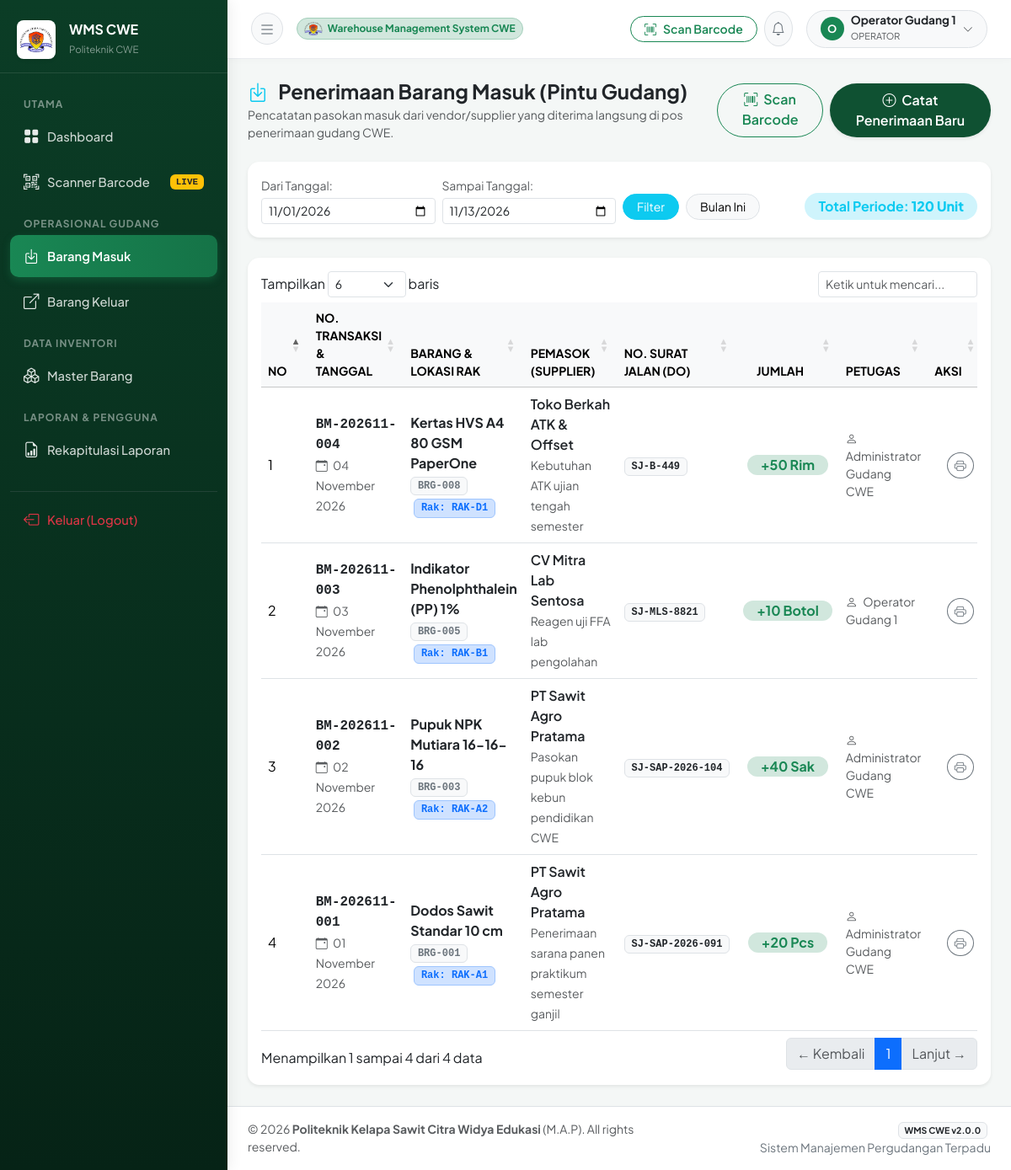
Page /modules/barang_masuk/index.php (signed in) on the committed database.
### tables this page shows
CREATE TABLE IF NOT EXISTS `barang_masuk` (
  `id` INT AUTO_INCREMENT PRIMARY KEY,
  `no_transaksi` VARCHAR(50) NOT NULL UNIQUE,
  `id_barang` INT NOT NULL,
  `id_supplier` INT DEFAULT NULL,
  `jumlah` INT NOT NULL,
  `tanggal_masuk` DATE NOT NULL,
  `no_surat_jalan` VARCHAR(100) DEFAULT NULL,
  `keterangan` TEXT DEFAULT NULL,
  `user_id` INT NOT NULL,
  `created_at` DATETIME DEFAULT CURRENT_TIMESTAMP,
  FOREIGN KEY (`id_barang`) REFERENCES `barang`(`id`) ON DELETE CASCADE ON UPDATE CASCADE,
  FOREIGN KEY (`id_supplier`) REFERENCES `supplier`(`id`) ON DELETE SET NULL ON UPDATE CASCADE,
  FOREIGN KEY (`user_id`) REFERENCES `users`(`id`) ON DELETE RESTRICT ON UPDATE CASCADE
);

CREATE TABLE IF NOT EXISTS `barang` (
  `id` INT AUTO_INCREMENT PRIMARY KEY,
  `kode_barang` VARCHAR(30) NOT NULL UNIQUE,
  `barcode` VARCHAR(60) NOT NULL UNIQUE,
  `nama_barang` VARCHAR(150) NOT NULL,
  `id_kategori` INT NOT NULL,
  `id_satuan` INT NOT NULL,
  `id_rak` INT NOT NULL,
  `stok` INT NOT NULL DEFAULT 0,
  `stok_minimum` INT NOT NULL DEFAULT 5,
  `spesifikasi` TEXT DEFAULT NULL,
  `foto` VARCHAR(255) DEFAULT NULL,
  `created_at` DATETIME DEFAULT CURRENT_TIMESTAMP,
  `updated_at` DATETIME DEFAULT CURRENT_TIMESTAMP ON UPDATE CURRENT_TIMESTAMP,
  FOREIGN KEY (`id_kategori`) REFERENCES `kategori`(`id`) ON DELETE RESTRICT ON UPDATE CASCADE,
  FOREIGN KEY (`id_satuan`) REFERENCES `satuan`(`id`) ON DELETE RESTRICT ON UPDATE CASCADE,
  FOREIGN KEY (`id_rak`) REFERENCES `rak`(`id`) ON DELETE RESTRICT ON UPDATE CASCADE
);

CREATE TABLE IF NOT EXISTS `rak` (
  `id` INT AUTO_INCREMENT PRIMARY KEY,
  `kode_rak` VARCHAR(30) NOT NULL UNIQUE,
  `nama_rak` VARCHAR(100) NOT NULL,
  `kapasitas` VARCHAR(50) DEFAULT NULL,
  `keterangan` TEXT DEFAULT NULL,
  `created_at` DATETIME DEFAULT CURRENT_TIMESTAMP
);

CREATE TABLE IF NOT EXISTS `supplier` (
  `id` INT AUTO_INCREMENT PRIMARY KEY,
  `nama_supplier` VARCHAR(120) NOT NULL,
  `kontak_person` VARCHAR(100) DEFAULT NULL,
  `telepon` VARCHAR(25) DEFAULT NULL,
  `email` VARCHAR(100) DEFAULT NULL,
  `alamat` TEXT DEFAULT NULL,
  `created_at` DATETIME DEFAULT CURRENT_TIMESTAMP
);

CREATE TABLE IF NOT EXISTS `satuan` (
  `id` INT AUTO_INCREMENT PRIMARY KEY,
  `nama_satuan` VARCHAR(50) NOT NULL,
  `keterangan` VARCHAR(100) DEFAULT NULL,
  `created_at` DATETIME DEFAULT CURRENT_TIMESTAMP
);

CREATE TABLE IF NOT EXISTS `users` (
  `id` INT AUTO_INCREMENT PRIMARY KEY,
  `nama` VARCHAR(100) NOT NULL,
  `username` VARCHAR(50) NOT NULL UNIQUE,
  `password` VARCHAR(255) NOT NULL,
  `role` ENUM('admin', 'operator') NOT NULL DEFAULT 'operator',
  `telepon` VARCHAR(20) DEFAULT NULL,
  `email` VARCHAR(100) DEFAULT NULL,
  `created_at` DATETIME DEFAULT CURRENT_TIMESTAMP,
  `updated_at` DATETIME DEFAULT CURRENT_TIMESTAMP ON UPDATE CURRENT_TIMESTAMP
);

### helpers/format.php (called while the page is built, shortened)
<?php
if (!function_exists('format_tanggal')) {
    function format_tanggal(?string $date, bool $include_time = false): string {
        $timestamp = strtotime($date);
        $bulan_indo = [
            1 => 'Januari', 'Februari', 'Maret', 'April', 'Mei', 'Juni',
            'Juli', 'Agustus', 'September', 'Oktober', 'November', 'Desember'
        ];
        $hari = date('d', $timestamp);
        $bulan = $bulan_indo[(int)date('m', $timestamp)];
        $tahun = date('Y', $timestamp);
        $result = "{$hari} {$bulan} {$tahun}";
        return $result;
    }
}

### modules/barang_masuk/index.php (the view, shortened to what this page needs)
<?php
require_once __DIR__ . '/../../config/database.php';
require_once __DIR__ . '/../../helpers/format.php';
$tgl_mulai = $_GET['tgl_mulai'] ?? date('Y-m-01');
$tgl_selesai = $_GET['tgl_selesai'] ?? date('Y-m-d');
$stmt = $pdo->prepare("
    SELECT
        bm.*,
        b.kode_barang, b.nama_barang, b.barcode,
        s.nama_satuan,
        r.kode_rak, r.nama_rak,
        sup.nama_supplier,
        u.nama as nama_user
    FROM barang_masuk bm
    JOIN barang b ON bm.id_barang = b.id
    JOIN satuan s ON b.id_satuan = s.id
    JOIN rak r ON b.id_rak = r.id
    LEFT JOIN supplier sup ON bm.id_supplier = sup.id
    JOIN users u ON bm.user_id = u.id
    WHERE bm.tanggal_masuk BETWEEN ? AND ?
    ORDER BY bm.id DESC
");
$stmt->execute([$tgl_mulai, $tgl_selesai]);
$transaksi_list = $stmt->fetchAll();
$total_unit_periode = 0;
foreach ($transaksi_list as $row) {
    $total_unit_periode += $row['jumlah'];
}
require_once __DIR__ . '/../../layout/header.php';
require_once __DIR__ . '/../../layout/sidebar.php';
?>
<div id="content-wrapper">
    <?php require_once __DIR__ . '/../../layout/navbar.php'; ?>
    <main class="container-fluid px-4 py-4">
        <div class="d-flex flex-column flex-md-row justify-content-between align-items-md-center mb-4">
            <div>
                <h4 class="fw-bold mb-1 text-dark"><i class="bi bi-box-arrow-in-down text-info me-2"></i> Penerimaan Barang Masuk (Pintu Gudang)</h4>
                <p class="text-muted small mb-0">Pencatatan pasokan masuk dari vendor/supplier yang diterima langsung di pos penerimaan gudang CWE.</p>
            </div>
            <div class="mt-3 mt-md-0 d-flex gap-2">
                <a href="<?= BASE_URL ?>modules/scanner/index.php" class="btn btn-outline-success rounded-pill fw-semibold">
                    <i class="bi bi-upc-scan me-1"></i> Scan Barcode
                </a>
                <a href="<?= BASE_URL ?>modules/barang_masuk/tambah.php" class="btn btn-cwe-primary rounded-pill shadow-sm">
                    <i class="bi bi-plus-circle me-1"></i> Catat Penerimaan Baru
                </a>
            </div>
        </div>
        <div class="card shadow-sm mb-4">
            <div class="card-body py-3">
                <form action="" method="GET" class="row g-2 align-items-center">
                    <div class="col-md-3">
                        <label class="form-label small text-muted mb-1">Dari Tanggal:</label>
                        <input type="date" name="tgl_mulai" class="form-control form-control-sm" value="<?= htmlspecialchars($tgl_mulai) ?>">
                    </div>
                    <div class="col-md-3">
                        <label class="form-label small text-muted mb-1">Sampai Tanggal:</label>
                        <input type="date" name="tgl_selesai" class="form-control form-control-sm" value="<?= htmlspecialchars($tgl_selesai) ?>">
                    </div>
                    <div class="col-md-3 d-flex align-items-end gap-2 pt-md-3">
                        <button type="submit" class="btn btn-sm btn-info text-white rounded-pill px-3">Filter</button>
                        <a href="<?= BASE_URL ?>modules/barang_masuk/index.php" class="btn btn-sm btn-light border rounded-pill px-3">Bulan Ini</a>
                    </div>
                    <div class="col-md-3 text-md-end pt-md-3">
                        <span class="badge bg-info-subtle text-info fs-6 px-3 py-2 rounded-pill">
                            Total Periode: <strong><?= number_format($total_unit_periode) ?> Unit</strong>
                        </span>
                    </div>
                </form>
            </div>
        </div>
        <div class="card shadow-sm">
            <div class="card-body">
                <div class="table-responsive">
                    <table class="table table-hover align-middle datatable">
                        <thead class="table-light small text-uppercase">
                            <tr>
                                <th style="width: 40px;">No</th>
                                <th>No. Transaksi & Tanggal</th>
                                <th>Barang & Lokasi Rak</th>
                                <th>Pemasok (Supplier)</th>
                                <th>No. Surat Jalan (DO)</th>
                                <th class="text-center" style="width: 100px;">Jumlah</th>
                                <th>Petugas</th>
                                <th class="text-end" style="width: 110px;">Aksi</th>
                            </tr>
                        </thead>
                        <tbody>
                            <?php $no = 1; foreach ($transaksi_list as $t): ?>
                                <tr>
                                    <td><?= $no++ ?></td>
                                    <td>
                                        <div class="fw-bold text-dark font-monospace"><?= htmlspecialchars($t['no_transaksi']) ?></div>
                                        <small class="text-muted"><i class="bi bi-calendar-event me-1"></i> <?= format_tanggal($t['tanggal_masuk']) ?></small>
                                    </td>
                                    <td>
                                        <div class="fw-bold text-dark"><?= htmlspecialchars($t['nama_barang']) ?></div>
                                        <small class="badge bg-light text-secondary border font-monospace"><?= htmlspecialchars($t['kode_barang']) ?></small>
                                        <span class="badge bg-primary-subtle text-primary border border-primary-subtle font-monospace ms-1">
                                            Rak: <?= htmlspecialchars($t['kode_rak']) ?>
                                        </span>
                                    </td>
                                    <td>
                                        <div class="fw-semibold text-dark"><?= htmlspecialchars($t['nama_supplier'] ?? 'Penerimaan Langsung') ?></div>
                                        <small class="text-muted"><?= htmlspecialchars($t['keterangan'] ?? '-') ?></small>
                                    </td>
                                    <td>
                                        <span class="badge bg-light text-dark border font-monospace"><?= htmlspecialchars($t['no_surat_jalan'] ?? '-') ?></span>
                                    </td>
                                    <td class="text-center">
                                        <span class="badge bg-success-subtle text-success fs-6 fw-bold px-3 py-1 rounded-pill">
                                            +<?= number_format($t['jumlah']) ?> <?= htmlspecialchars($t['nama_satuan']) ?>
                                        </span>
                                    </td>
                                    <td class="small text-muted">
                                        <i class="bi bi-person me-1"></i> <?= htmlspecialchars($t['nama_user']) ?>
                                    </td>
                                    <td class="text-end">
                                        <a href="<?= BASE_URL ?>modules/barang_masuk/cetak_nota.php?id=<?= $t['id'] ?>" target="_blank" class="btn btn-sm btn-outline-secondary rounded-circle me-1" title="Cetak Bukti Penerimaan">
                                            <i class="bi bi-printer"></i>
                                        </a>
                                    </td>
                                </tr>
                            <?php endforeach; ?>
                        </tbody>
                    </table>
                </div>
            </div>
        </div>
    </main>
<?php require_once __DIR__ . '/../../layout/footer.php'; ?>

### layout/header.php (style rules this page uses)
:root { --primary-cwe: #0f5132; --primary-cwe-hover: #0a3622; --primary-cwe-light: #d1e7dd; --accent-gold: #d4a373; --sidebar-bg: #0b3d26; --sidebar-text: #e9ecef; --sidebar-active: #198754; --card-radius: 14px; }
html, body { height: 100%; margin: 0; padding: 0; overflow: hidden; max-width: 100vw; }
body { font-family: 'Plus Jakarta Sans', sans-serif; background-color: #f4f7f6; color: #2b2f33; height: 100vh; }
#content-wrapper { flex: 1 1 0%; height: 100vh; display: flex; flex-direction: column; min-width: 0; background-color: #f4f7f6; overflow-y: auto; overflow-x: hidden; position: relative; }
#content-wrapper > main { flex: 1 0 auto; }
.card { border: none; border-radius: var(--card-radius); box-shadow: 0 3px 12px rgba(0, 0, 0, 0.04); transition: transform 0.2s ease, box-shadow 0.2s ease; }
.btn-cwe-primary { background-color: #0f5132; color: #ffffff; border: none; font-weight: 600; padding: 0.5rem 1.25rem; border-radius: 8px; transition: all 0.2s; }
.table-responsive { -webkit-overflow-scrolling: touch; }

### rows in the picture
barang_masuk: no_transaksi "BM-202611-004", tanggal_masuk "04 November 2026", id_barang.nama_barang "Kertas HVS A4 80 GSM PaperOne", id_barang.kode_barang "BRG-008", rak.kode_rak "RAK-D1", id_supplier.nama_supplier "Toko Berkah ATK & Offset", keterangan "Kebutuhan ATK ujian tengah semester", no_surat_jalan "SJ-B-449", jumlah "50", satuan.nama_satuan "Rim", user.nama "Administrator Gudang CWE"
barang_masuk: no_transaksi "BM-202611-003", tanggal_masuk "03 November 2026", id_barang.nama_barang "Indikator Phenolphthalein (PP) 1%", id_barang.kode_barang "BRG-005", rak.kode_rak "RAK-B1", id_supplier.nama_supplier "CV Mitra Lab Sentosa", keterangan "Reagen uji FFA lab pengolahan", no_surat_jalan "SJ-MLS-8821", jumlah "10", satuan.nama_satuan "Botol", user.nama "Operator Gudang 1"
barang_masuk: no_transaksi "BM-202611-002", tanggal_masuk "02 November 2026", id_barang.nama_barang "Pupuk NPK Mutiara 16-16-16", id_barang.kode_barang "BRG-003", rak.kode_rak "RAK-A2", id_supplier.nama_supplier "PT Sawit Agro Pratama", keterangan "Pasokan pupuk blok kebun pendidikan CWE", no_surat_jalan "SJ-SAP-2026-104", jumlah "40", satuan.nama_satuan "Sak", user.nama "Administrator Gudang CWE"
barang_masuk: no_transaksi "BM-202611-001", tanggal_masuk "01 November 2026", id_barang.nama_barang "Dodos Sawit Standar 10 cm", id_barang.kode_barang "BRG-001", rak.kode_rak "RAK-A1", id_supplier.nama_supplier "PT Sawit Agro Pratama", keterangan "Penerimaan sarana panen praktikum semester ganjil", no_surat_jalan "SJ-SAP-2026-091", jumlah "20", satuan.nama_satuan "Pcs", user.nama "Administrator Gudang CWE"

### other values in the picture
substr($_SESSION['user_nama'] ?? 'U', 0, 1) "O"
$_SESSION['user_nama'] "Operator Gudang 1"
$_SESSION['user_role'] "OPERATOR"
$total_unit_periode "120"
INSTITUTION_NAME "Politeknik Kelapa Sawit Citra Widya Edukasi"
APP_NAME "WMS CWE"
APP_VERSION "2.0.0"
